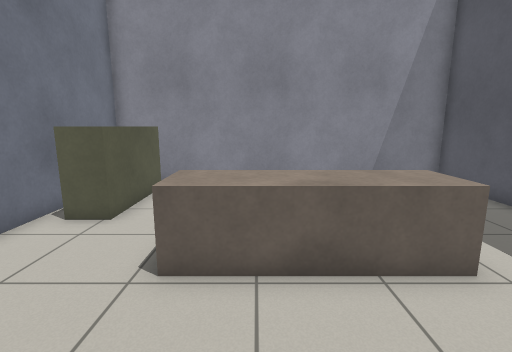
view 1 (above)

19 first-person views from a walk through a robot-simulator world made for Gazebo. The camera is 1.2 m above the floor, tilts 10° down and sees 85° across. The floor is counted in squares, 0.5 m on a side. Each view is taken from the middle of a square. On the plan, view 1 faces up. The plan holds only what a view shows up to about 18 squares ahead; the rest is blank.

view 2
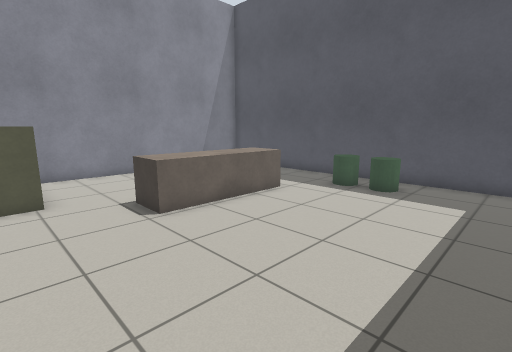

view 3
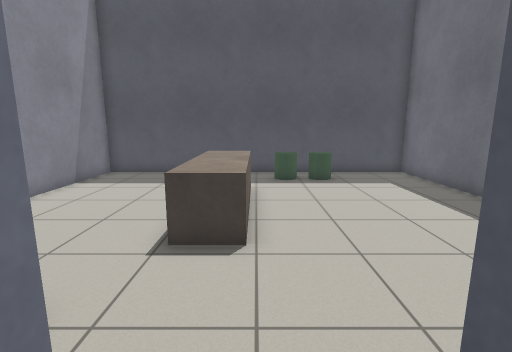

view 4
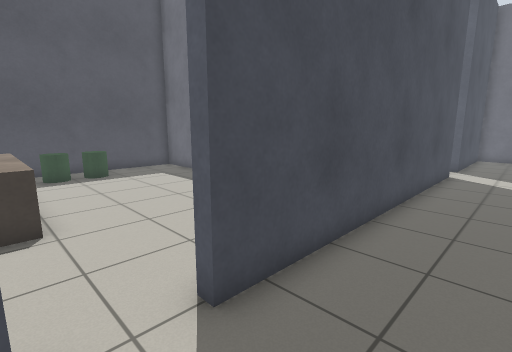

view 5
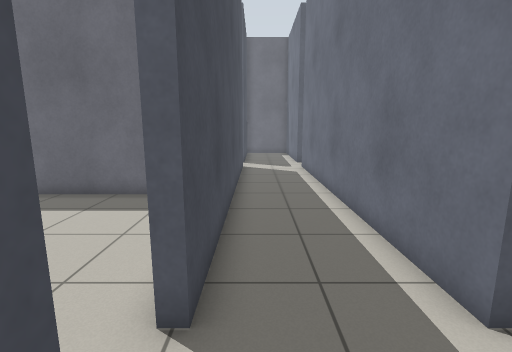

view 6
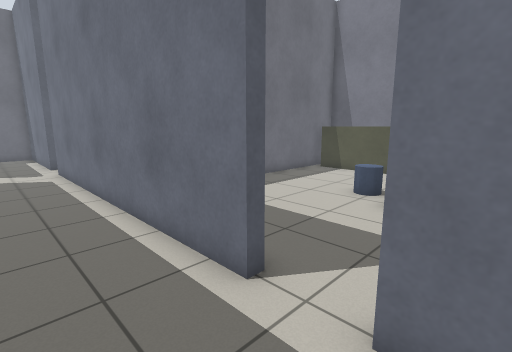

view 7
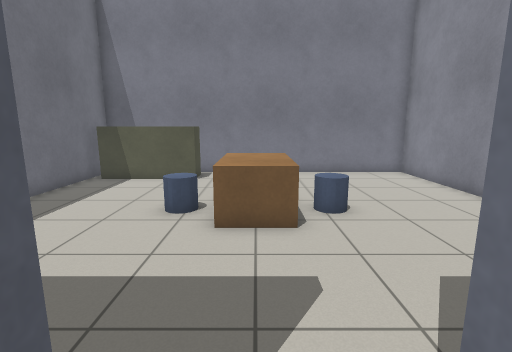

view 8
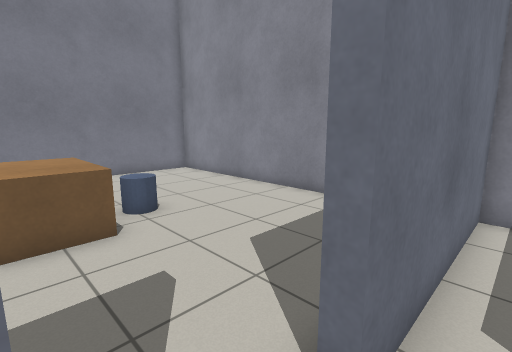

view 9
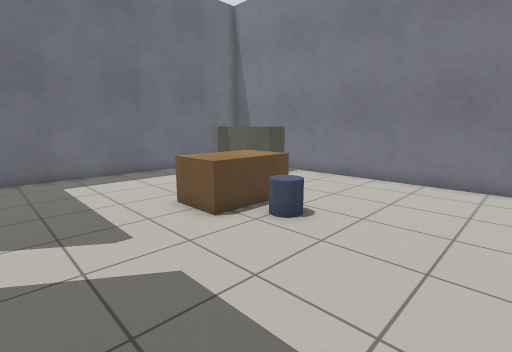

view 10
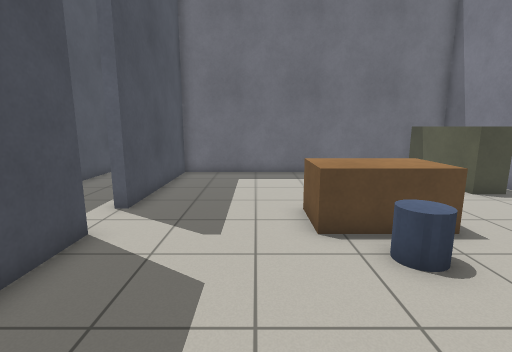

view 11
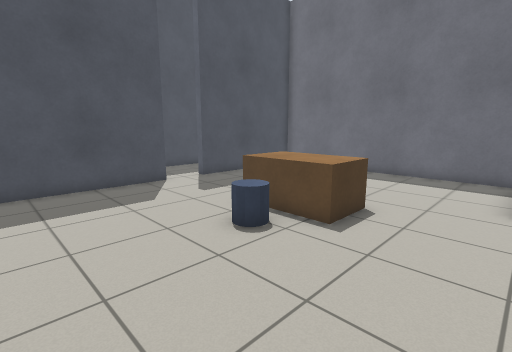

view 12
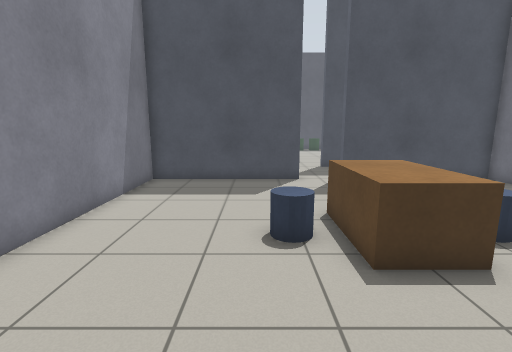

view 13
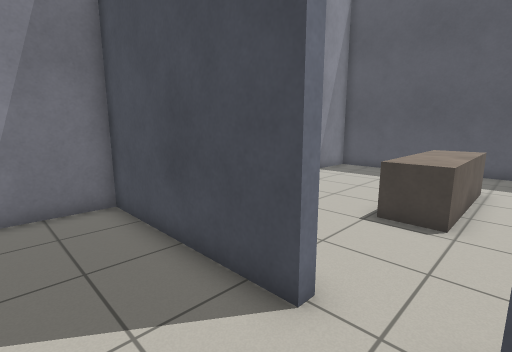

view 14
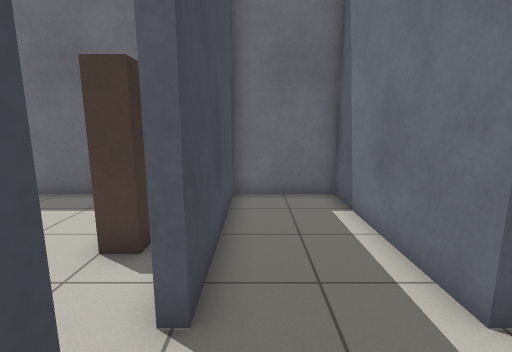

view 15
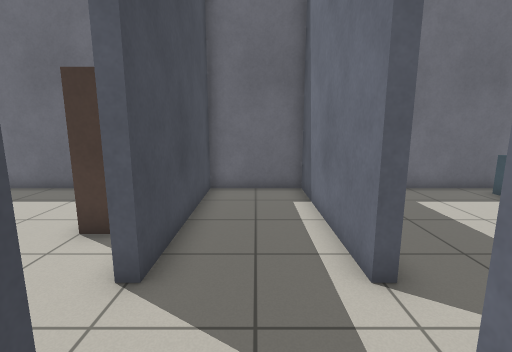

view 16
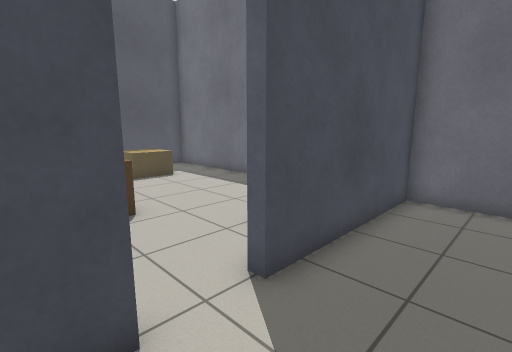

view 17
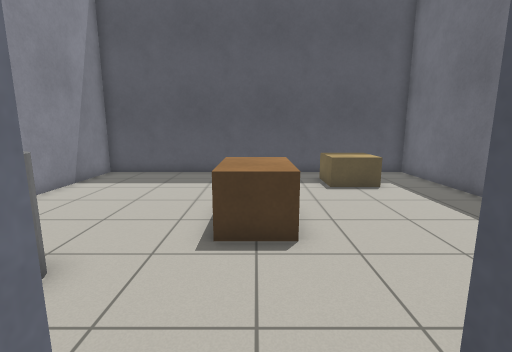

view 18
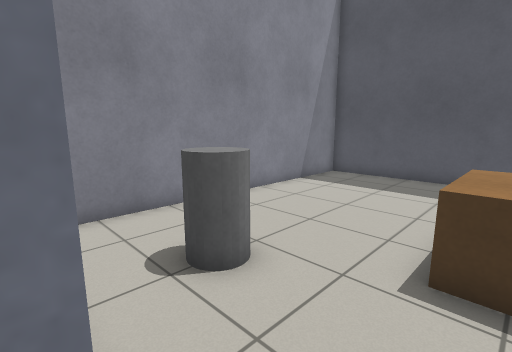

view 19
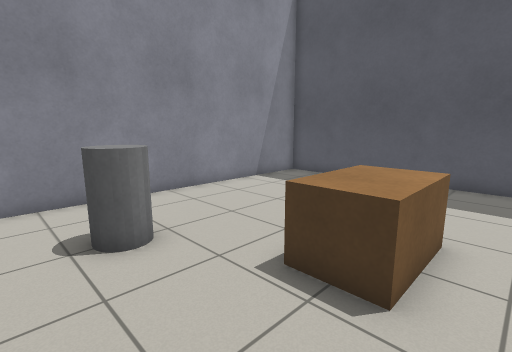

### Floor plan
Points are (right, up) in squares from view 1. A wall is a line through its corners. A room is listed if a view was taken in it or the views show most of it. See-through windows are left out.
Room 1 (views 1, 2)
walls: (-3.1, -3.8) (7.8, -3.8) (7.8, 11.8) (-5.8, 11.8) (-5.8, 6)
ways out: opening at (-6, 3.5) to room 2
objects: cabinet (-5, 7) to (-4, 11); brown box (-2, 4) to (4, 6); bin (6, 1); bin (6, 2) to (6, 3)
Room 2 (views 3, 4, 5, 6, 7, 8, 13, 14, 15, 16, 17, 18)
walls: (-6.2, -11.1) (-6.2, 3) (-5.8, 3); (-10.2, 3) (-9.8, 3) (-9.8, -11); (-10.2, -13) (-9.8, -13) (-9.8, -19.8) (-6.2, -19.8) (-6.2, -13) (-5.8, -13); (-5.8, 5) (-6.2, 5) (-6.2, 11.8) (-9.8, 11.8) (-9.8, 5) (-10.2, 5)
ways out: opening at (-6, 3.5) to room 1; opening at (-10, 3.5) to room 3; opening at (-6, -12.5) to room 4; opening at (-10, -12.5)
Room 3 (views 9, 10, 11, 12)
walls: (-10.2, 5) (-10.2, 11.8) (-23.8, 11.8) (-23.8, -3.8) (-10.2, -3.8) (-10.2, 3)
ways out: opening at (-10, 3.5) to room 2
objects: cabinet (-23, -3) to (-22, 1); brown box (-19, 3) to (-15, 5); blue cylinder (-17, 1) to (-17, 2); blue cylinder (-17, 6) to (-17, 7)
Room 4 (view 19)
walls: (-4.8, -15) (-4, -15); (-1.2, -19.8) (7.8, -19.8) (7.8, -4.2) (-4.8, -4.2)
ways out: opening at (-6, -12.5) to room 2
objects: pillar (-4, -9) to (-2, -8); brown box (-1, -13) to (1, -11); brown box (4, -17) to (6, -15)

Where each view was taken, in squares from view 1:
view 1: 0 up, 0 right, facing up
view 2: 3 down, 5 left, facing up-right
view 3: 4 up, 7 left, facing right
view 4: 5 up, 9 left, facing down-right
view 5: 6 up, 7 left, facing down
view 6: 6 up, 7 left, facing down-left
view 7: 4 up, 9 left, facing left
view 8: 3 up, 9 left, facing up-left
view 9: 11 up, 11 left, facing down-left
view 10: 11 up, 14 left, facing down
view 11: 11 up, 22 left, facing down-right
view 12: 7 up, 23 left, facing right
view 13: 3 up, 9 left, facing up-right
view 14: 10 down, 7 left, facing down
view 15: 9 down, 8 left, facing down
view 16: 10 down, 9 left, facing down-right
view 17: 12 down, 7 left, facing right
view 18: 12 down, 6 left, facing up-right
view 19: 14 down, 5 left, facing up-right
